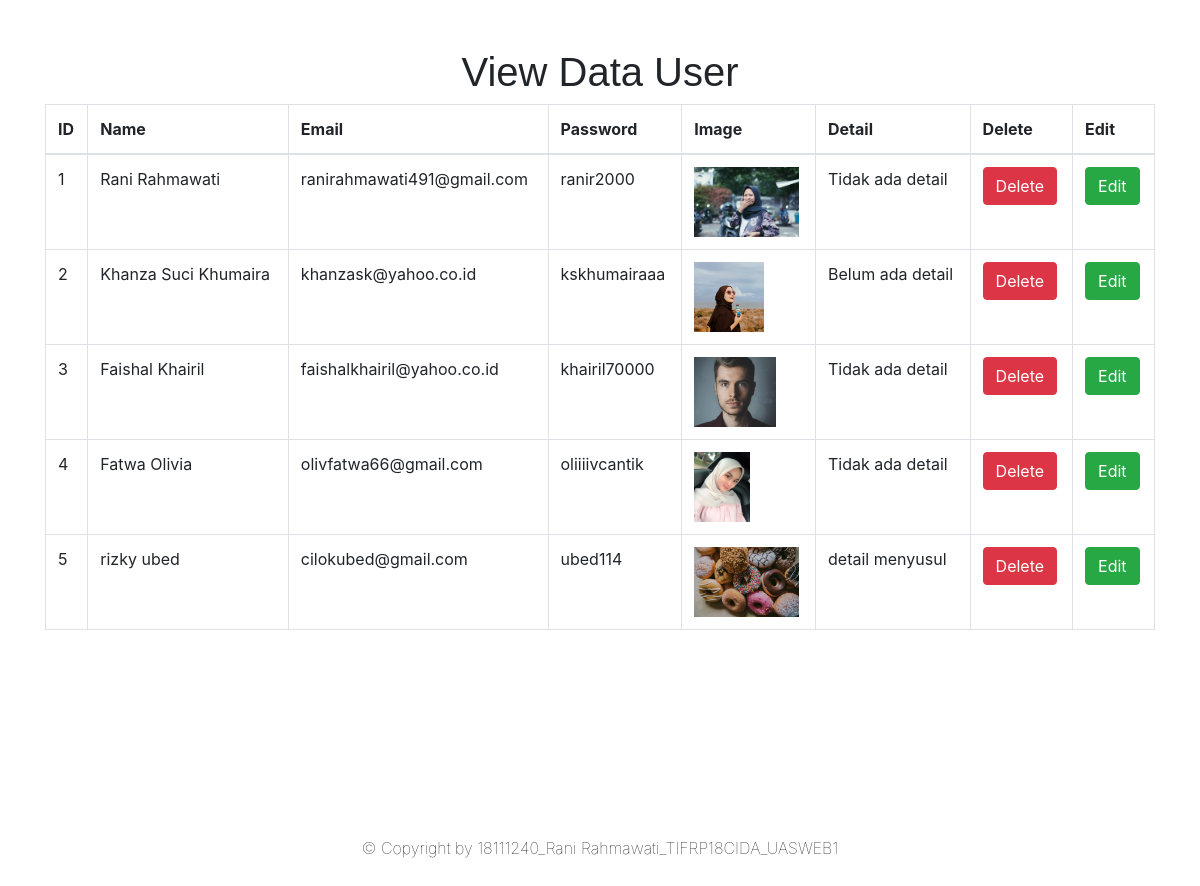
/config/view.php, run on the app's committed database.
### tables this page shows
CREATE TABLE `tb_user` (
  `user_id` int(11) NOT NULL,
  `user_name` varchar(255) NOT NULL,
  `user_email` varchar(255) NOT NULL,
  `user_password` varchar(255) NOT NULL,
  `user_image` varchar(255) NOT NULL,
  `user_detail` varchar(255) NOT NULL
);

### config/view.php (the view, shortened to what this page needs)
<!DOCTYPE html>
<html lang="en">
<head>
  <link rel="stylesheet" href="https://maxcdn.bootstrapcdn.com/bootstrap/4.5.2/css/bootstrap.min.css">
</head>
<body>
<br><br>
<div class="container">
  <h2>View Data User</h2>
  <table class="table table-bordered">
    <thead>
      <tr>
        <th>ID</th>
        <th>Name</th>
        <th>Email</th>
        <th>Password</th>
        <th>Image</th>
        <th>Detail</th>
        <th>Delete</th>
        <th>Edit</th>
      </tr>
    </thead>
    <tbody>
    <?php
        $conn = mysqli_connect('localhost','root','','uaswebsite');
        $select = "SELECT * FROM tb_user";
        $run = mysqli_query($conn,$select);
        while($row_user = mysqli_fetch_array($run)){
            $user_id = $row_user['user_id'];
            $user_name = $row_user['user_name'];
            $user_email = $row_user['user_email'];
            $user_password = $row_user['user_password'];
            $user_image = $row_user['user_image'];
            $user_detail = $row_user['user_detail'];
    ?>
      <tr>
        <td><?php echo $user_id;?></td>
        <td><?php echo $user_name;?></td>
        <td><?php echo $user_email;?></td>
        <td><?php echo $user_password;?></td>
        <td><img src="upload/<?php echo $user_image;?>" height="70px;"></td>
        <td><?php echo $user_detail;?></td>
        <td><a class="btn btn-danger" href="view.php?del=<?php echo $user_id;?>">Delete</a></td>
        <td><a class="btn btn-success" href="edit.php?edit=<?php echo $user_id;?>">Edit</a></td>
      </tr>
      <?php } ?>
    </tbody>
  </table>
</div>
    <div class="copyrightText">
        <p>&copy; Copyright by 18111240_Rani Rahmawati_TIFRP18CIDA_UASWEB1</p>
    </div>
</body>
</html>

### config/view.php (style rules this page uses)
.copyrightText { padding: 190px 10px; text-align: center; }
.copyrightText p { color: black; font-weight: 120; text-decoration: none; }
h2 { text-align: center; font-family: Arial, Helvetica, sans-serif; font-size: 40px; }

### data on the page
tb_user: user_id "1", user_name "Rani Rahmawati", user_email "ranirahmawati491@gmail.com", user_password "ranir2000", user_image (picture), user_detail "Tidak ada detail"
tb_user: user_id "2", user_name "Khanza Suci Khumaira", user_email "khanzask@yahoo.co.id", user_password "kskhumairaaa", user_image (picture), user_detail "Belum ada detail"
tb_user: user_id "3", user_name "Faishal Khairil", user_email "faishalkhairil@yahoo.co.id", user_password "khairil70000", user_image (picture), user_detail "Tidak ada detail"
tb_user: user_id "4", user_name "Fatwa Olivia", user_email "olivfatwa66@gmail.com", user_password "oliiiivcantik", user_image (picture), user_detail "Tidak ada detail"
tb_user: user_id "5", user_name "rizky ubed", user_email "cilokubed@gmail.com", user_password "ubed114", user_image (picture), user_detail "detail menyusul"
